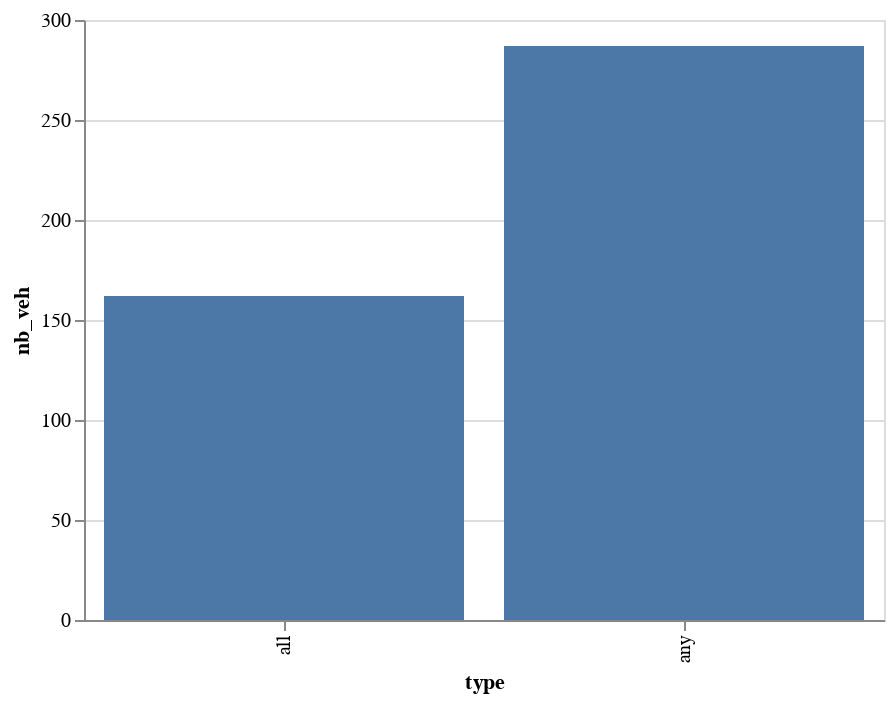

Here is the notebook cell this chart was saved with:
### Code cell
# nb de trajet de transit pl identifie avec tous une fiabilite >0 = 287, >30 = 286, >50 = 281, >75 : 252, >80 : 238, >90 = 192
# nb de trajet de transit pl identifie avec au moins 1 d'une fiabilite >0=287, >30= 287, >50 =286, >75 = 278 >80 = 270, > 90 = 250

impac_fiab_l=pd.DataFrame(data={'nb_veh' : [287, 162], 
                                   'type' : ['any','all']})
bar_l = alt.Chart(impac_fiab_l).mark_bar().encode(x='type',y='nb_veh:Q')
bar_l

### Figure 1 — Vega-Lite specification as saved in the notebook (floating-point values rounded to 4 significant figures)
{"$schema": "https://vega.github.io/schema/vega-lite/v2.6.0.json", "config": {"view": {"height": 300, "width": 400}}, "data": {"name": "data-eb446d2bc205474bed3134d452e49a43"}, "datasets": {"data-eb446d2bc205474bed3134d452e49a43": [{"nb_veh": 287, "type": "any"}, {"nb_veh": 162, "type": "all"}]}, "encoding": {"x": {"field": "type", "type": "nominal"}, "y": {"field": "nb_veh", "type": "quantitative"}}, "mark": "bar"}
